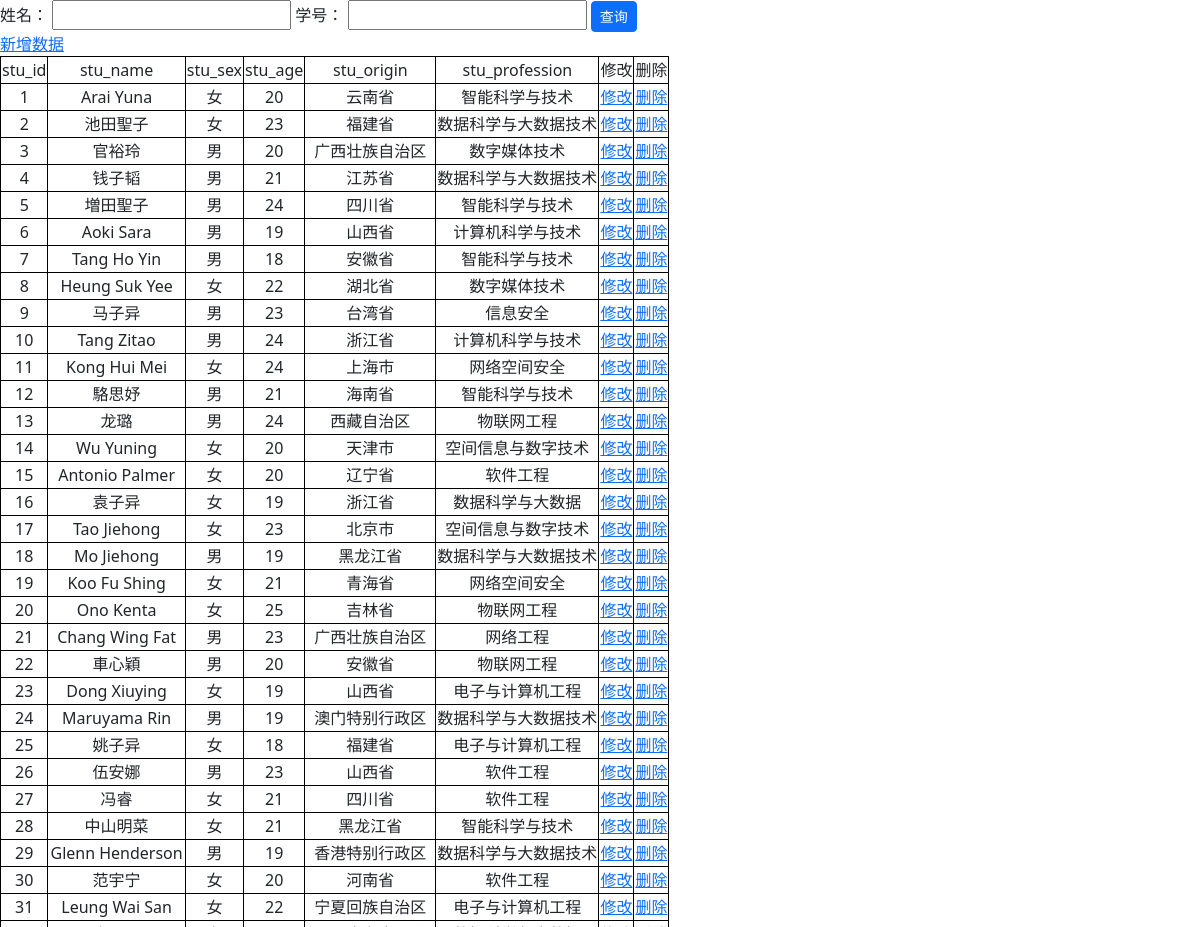
/ (signed in, upper part), run on an earlier commit of the app's database.
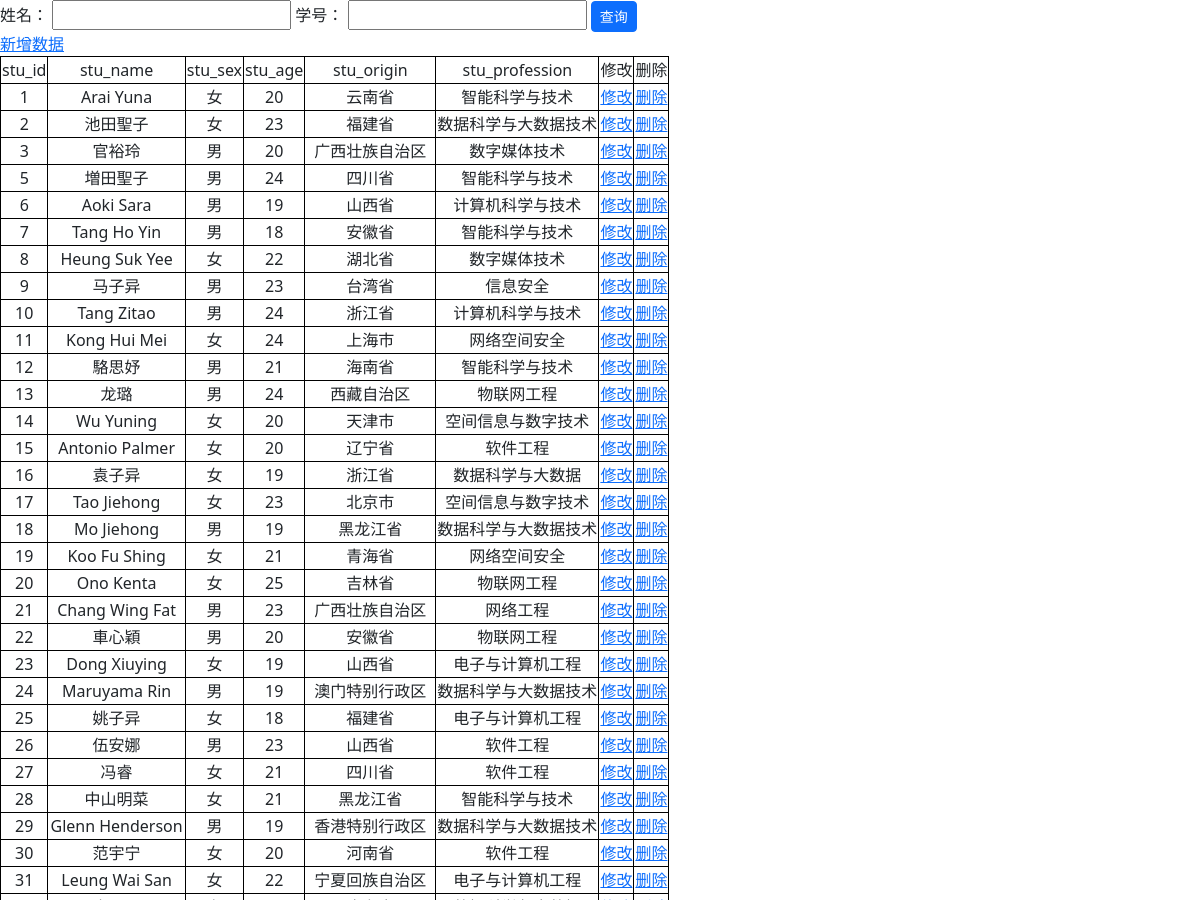
And on a later commit of the database.
### tables this page shows
CREATE TABLE student_info(
stu_id int primary key not null,
stu_name varchar(50) not null,
stu_sex char(2) not null,
stu_age int not null,
stu_origin varchar(50) not null,
stu_profession varchar(50) not null
);

### app.py (the view)
@app.route('/', methods=['GET'])
def index():
    if not checkLogin():
        return redirect(url_for('login'))
    ids = []
    values = []
    if "id" in request.args:
        ids.append('stu_id')
        stu_id = request.args.get("id", type=int)
        if stu_id != "":
            values.append(stu_id)
    if "name" in request.args:
        ids.append('stu_name')
        stu_name = request.args.get("name", type=str)
        if stu_name != "":
            values.append(stu_name)
    if len(ids) != 0:
        desp, results = db.Query2('student_info', ids, values)
    else:
        desp, results = db.selectAll('student_info')
    return render_template('show.html', results=results, desp=desp)

### app.py (called while the page is built)
def checkLogin():
    return True if 'username' in session else False

### db/sql_conn.py (called while the page is built)
def Close(conn):
    conn.close()

    def Open(self):
        conn = sqlite3.connect(self.database)
        return conn

    def selectAll(self, table):
        conn = self.Open()
        cur = conn.cursor()
        sql = "select * from %s" % table
        print(sql)
        cur.execute(sql)
        description = []
        for d in cur.description:
            description.append(d[0])
        result = cur.fetchall()
        cur.close()
        Close(conn)
        return description, result

### templates/show.html (shortened to what this page needs)
<!DOCTYPE html>
<html lang="en">
<head>
    <link href="/static/bootstrap/css/bootstrap.min.css" rel="stylesheet">
</head>
<body>
    <form>
        <label for="name">姓名：</label>
        <input type="text" name="name" id="name" />
        <label for="id">学号：</label>
        <input type="text" name="id" id="id" />
        <input type="submit" value="查询" class="btn btn-primary btn-sm" />
    </form>
    <a href="/add">新增数据</a>
    <br>
    <table>
        <tr>
            {% for d in desp %}
            <td>{{ d }}</td>
            {% endfor %}
            <td>修改</td>
            <td>删除</td>
        </tr>
        {% for item in results %}
        <tr>
            {% for v in item %}
            <td>{{ v }}</td>
            {% endfor %}
            <td><a href="/update?id={{ item[0] }}">修改</a></td>
            <td><a href="/delete/{{ item[0] }}">删除</a></td>
        </tr>
        {% endfor %}
    </table>
</body>
</html>

### templates/show.html (style rules this page uses)
table, tr, td { border: 1px solid black; text-align: center; }

What changed in the data, as far as the page shows it:
removed student_info: item "4" "男" "21", stu_name "钱子韬", stu_origin "江苏省", stu_profession "数据科学与大数据技术"
